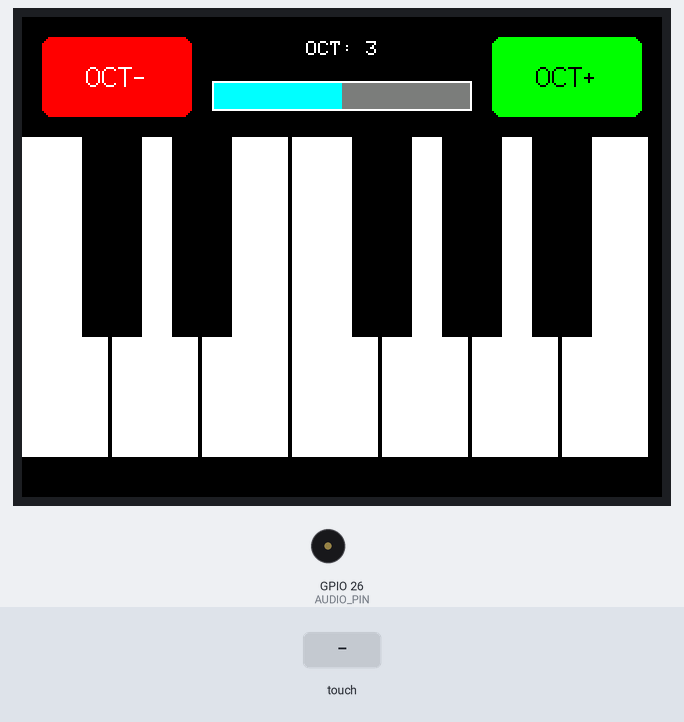
Recording of a sketch running on a simulated ESP32. Parts: 320×240 colour display, buzzer (waves = sounding). Inputs (shaded band) come from the test bench. What the sketch prints to the serial monitor is not drawn.

Above: at 1.5 s.
1.6 s: touch panel pressed at 13 % / 30 % of its raw x / y range
At 2.5 s:
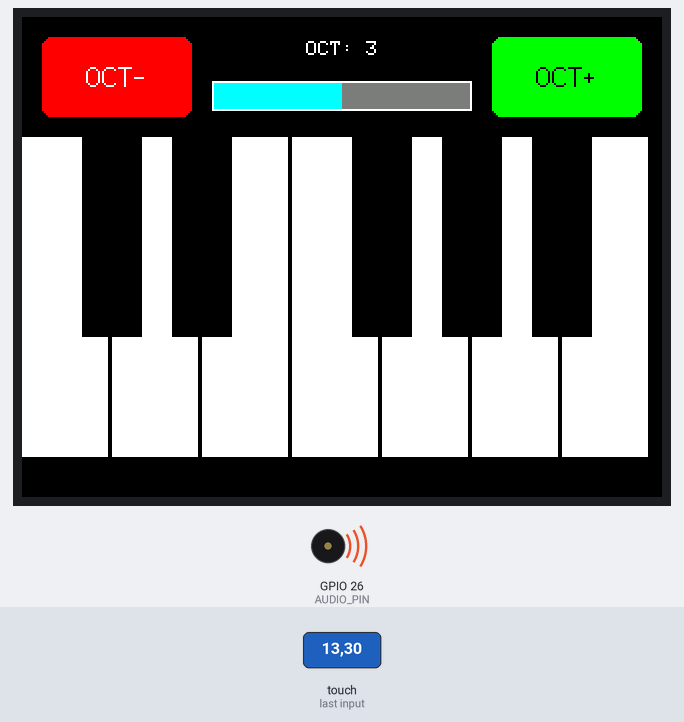
3.1 s: touch panel pressed at 13 % / 10 % of its raw x / y range
Timing chart, 0 to 6.1 s (numbered marks = the images above; inputs shaded):
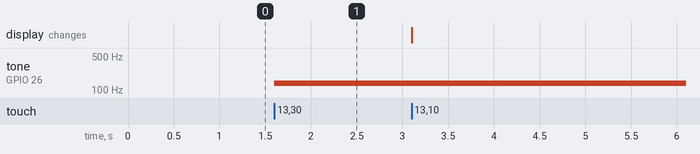

The sketch:

CYD.ino
```cpp
#include <SPI.h>
#include <TFT_eSPI.h>
#include <XPT2046_Touchscreen.h>

// --- CONFIGURAZIONE PIN CYD STANDARD ---
#define XPT2046_IRQ  36
#define XPT2046_MOSI 32
#define XPT2046_MISO 39
#define XPT2046_CLK  25
#define XPT2046_CS   33

#define AUDIO_PIN 26

SPIClass touchscreenSPI = SPIClass(VSPI);
XPT2046_Touchscreen touch(XPT2046_CS, XPT2046_IRQ);
TFT_eSPI tft = TFT_eSPI();

// --- CALIBRAZIONE TOUCH ---
#define TS_MINX 300
#define TS_MAXX 3800
#define TS_MINY 200
#define TS_MAXY 3800

// --- LOGICA DI GIOCO / MIDI ---
int ottavaBase = 4;
int ultimaNotaSuonata = -1;
int volumeLocale = 50; // Volume iniziale al 50% (Range da 0 a 100)
float frequenzaAttiva = 0;

const int noteBiancheMIDI[] = {0, 2, 4, 5, 7, 9, 11};
const int noteNereMIDI[]   = {1, 3, 6, 8, 10};

const float frequenzeNOTE[] = {
  130.81, 138.59, 146.83, 155.56, 164.81, 174.61, 185.00, 196.00, 207.65, 220.00, 233.08, 246.94, // Ottava 3
  261.63, 277.18, 293.66, 311.13, 329.63, 349.23, 369.99, 392.00, 415.30, 440.00, 466.16, 493.88, // Ottava 4
  523.25, 554.37, 587.33, 622.25, 659.25, 698.46, 739.99, 783.99, 830.61, 880.00, 932.33, 987.77  // Ottava 5
};

int larghezzaTastoBianco = 45;
int altezzaTastoBianco = 160;

void setup() {
  Serial.begin(31250);

  // NUOVA SINTASSI ESP32 CORE 3.0+: Configura pin, frequenza iniziale (2000Hz) e risoluzione (8 bit)
  ledcAttach(AUDIO_PIN, 2000, 8);
  ledcWrite(AUDIO_PIN, 0); // Parte in silenzio

  tft.init();
  tft.setRotation(1);

  touchscreenSPI.begin(XPT2046_CLK, XPT2046_MISO, XPT2046_MOSI, XPT2046_CS);
  touch.begin(touchscreenSPI);
  touch.setRotation(1);

  disegnaInterfaccia();
}

void loop() {
  if (touch.touched()) {
    TS_Point p = touch.getPoint();

    int x = map(p.x, TS_MINX, TS_MAXX, 0, 320);
    int y = map(p.y, TS_MINY, TS_MAXY, 0, 240);

    // 1. AREA DI CONTROLLO SUPERIORE (Y tra 10 e 50)
    if (y > 10 && y < 50) {
      // Tasto OCT -
      if (x > 10 && x < 85) {
        if (ottavaBase > 3) {
          ottavaBase--;
          disegnaAreaTesto();
          delay(250);
        }
        return;
      }
      // Tasto OCT +
      if (x > 235 && x < 310) {
        if (ottavaBase < 5) {
          ottavaBase++;
          disegnaAreaTesto();
          delay(250);
        }
        return;
      }
      // BARRA DEL VOLUME (Toccare dentro l'area centrale tra X=95 e X=225)
      if (x >= 95 && x <= 225) {
        volumeLocale = map(x, 95, 225, 0, 100);
        disegnaBarraVolume();

        if (ultimaNotaSuonata != -1) {
          int dutyCycle = map(volumeLocale, 0, 100, 0, 127);
          ledcWrite(AUDIO_PIN, dutyCycle);
        }
        delay(50);
        return;
      }
    }

    // 2. PRESSIONE TASTI TASTIERA (Area inferiore)
    if (y >= 60 && y <= 220) {
      int notaRilevata = -1;

      // Tasti neri
      if (y < 60 + 100) {
        if (x > 30 && x < 30 + 30)   notaRilevata = noteNereMIDI[0];
        if (x > 75 && x < 75 + 30)   notaRilevata = noteNereMIDI[1];
        if (x > 165 && x < 165 + 30) notaRilevata = noteNereMIDI[2];
        if (x > 210 && x < 210 + 30) notaRilevata = noteNereMIDI[3];
        if (x > 255 && x < 255 + 30) notaRilevata = noteNereMIDI[4];
      }

      // Tasti bianchi
      if (notaRilevata == -1) {
        int indiceBianco = x / larghezzaTastoBianco;
        if (indiceBianco > 6) indiceBianco = 6;
        notaRilevata = noteBiancheMIDI[indiceBianco];
      }

      int notaMIDI = (ottavaBase * 12) + notaRilevata;

      if (notaMIDI != ultimaNotaSuonata) {
        if (ultimaNotaSuonata != -1) {
          inviaMIDI(0x80, ultimaNotaSuonata, 0);
        }

        inviaMIDI(0x90, notaMIDI, 127);

        int indiceFrequenza = notaMIDI - 48;
        if (indiceFrequenza >= 0 && indiceFrequenza < 36) {
          frequenzaAttiva = frequenzeNOTE[indiceFrequenza];

          // NUOVA SINTASSI: ledcWriteTone passa direttamente sul pin anziché sul canale
          ledcWriteTone(AUDIO_PIN, frequenzaAttiva);

          int dutyCycle = map(volumeLocale, 0, 100, 0, 127);
          ledcWrite(AUDIO_PIN, dutyCycle);
        }

        ultimaNotaSuonata = notaMIDI;
      }
    }
  } else {
    if (ultimaNotaSuonata != -1) {
      inviaMIDI(0x80, ultimaNotaSuonata, 0);
      ledcWrite(AUDIO_PIN, 0); // Mette a 0 il duty cycle
      ultimaNotaSuonata = -1;
    }
  }
}

void inviaMIDI(byte comando, byte nota, byte velocita) {
  Serial.write(comando);
  Serial.write(nota);
  Serial.write(velocita);
}

void disegnaInterfaccia() {
  tft.fillScreen(TFT_BLACK);

  tft.fillRoundRect(10, 10, 75, 40, 5, TFT_RED);
  tft.setTextColor(TFT_WHITE);
  tft.drawCentreString("OCT-", 47, 22, 2);

  tft.fillRoundRect(235, 10, 75, 40, 5, TFT_GREEN);
  tft.setTextColor(TFT_BLACK);
  tft.drawCentreString("OCT+", 272, 22, 2);

  disegnaAreaTesto();
  disegnaBarraVolume();

  for (int i = 0; i < 7; i++) {
    tft.fillRect(i * larghezzaTastoBianco, 60, larghezzaTastoBianco - 2, altezzaTastoBianco, TFT_WHITE);
  }
  tft.fillRect(30, 60, 30, 100, TFT_BLACK);
  tft.fillRect(75, 60, 30, 100, TFT_BLACK);
  tft.fillRect(165, 60, 30, 100, TFT_BLACK);
  tft.fillRect(210, 60, 30, 100, TFT_BLACK);
  tft.fillRect(255, 60, 30, 100, TFT_BLACK);
}

void disegnaAreaTesto() {
  tft.fillRect(95, 10, 130, 18, TFT_BLACK);
  tft.setTextColor(TFT_WHITE);
  String testo = "OCT: " + String(ottavaBase - 1);
  tft.drawCentreString(testo, 160, 12, 1);
}

void disegnaBarraVolume() {
  tft.fillRect(95, 32, 130, 15, TFT_DARKGREY);
  int larghezzaRiempimento = map(volumeLocale, 0, 100, 0, 130);
  tft.fillRect(95, 32, larghezzaRiempimento, 15, TFT_CYAN);
  tft.drawRect(95, 32, 130, 15, TFT_WHITE);
}
```

Measured:
- after the input at 1.6 s, tone on GPIO 26 (AUDIO_PIN): silent → 138 Hz at once
